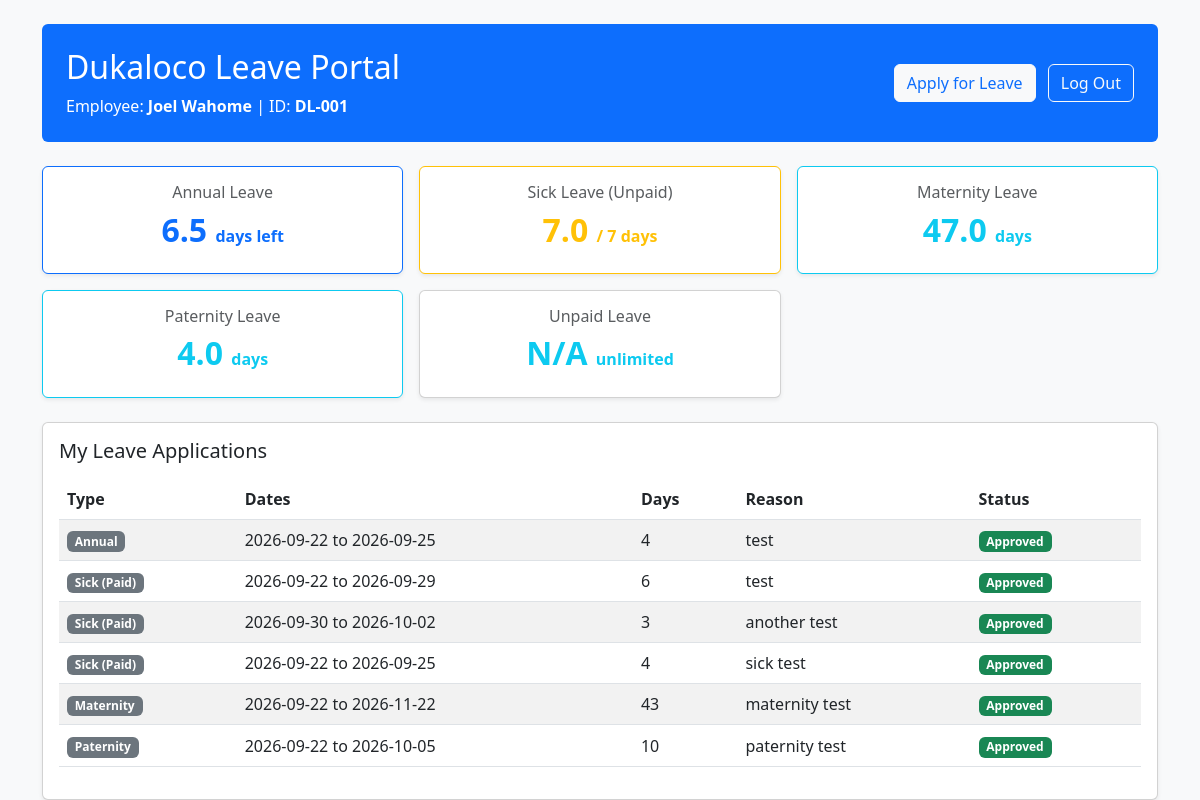
/dashboard (signed in), run on the app's committed database.
### models.py (models this page shows)
class User(UserMixin, db.Model):
    __tablename__ = 'users'
    id = db.Column(db.Integer, primary_key=True)
    employee_id = db.Column(db.String(50), unique=True, nullable=False)
    full_name = db.Column(db.String(100), nullable=False)
    email = db.Column(db.String(120), nullable=True)
    password_hash = db.Column(db.String(256), nullable=False)
    company = db.Column(db.String(50), nullable=False)
    role = db.Column(db.String(20), nullable=False, default='employee')
    hire_date = db.Column(db.Date, nullable=False, default=date.today)
    carried_over_leave = db.Column(db.Float, default=0.0)
    sick_leave_paid_balance = db.Column(db.Float, default=7.0)
    sick_leave_unpaid_balance = db.Column(db.Float, default=7.0)
    maternity_leave_balance = db.Column(db.Float, default=90.0)
    paternity_leave_balance = db.Column(db.Float, default=14.0)
    leave_requests = db.relationship('LeaveRequest', backref='applicant', lazy=True)
    work_saturdays = db.Column(db.Boolean, default=False)
    @property
    def current_annual_leave_balance(self):
        today = date.today()
        hire = self.hire_date if self.hire_date else today
        months_worked = (today.year - hire.year) * 12 + (today.month - hire.month)
        months_worked = max(0, months_worked)
        carried = self.carried_over_leave if self.carried_over_leave is not None else 0.0
        total_accrued = min(21.0, round(months_worked * 1.75, 2)) + carried
        approved_taken = sum(
            req.total_days for req in self.leave_requests
            if req.leave_type == 'Annual' and req.status == 'Approved'
        )
        return max(0.0, round(total_accrued - approved_taken, 2))

class LeaveRequest(db.Model):
    __tablename__ = 'leave_requests'
    id = db.Column(db.Integer, primary_key=True)
    user_id = db.Column(db.Integer, db.ForeignKey('users.id'), nullable=False)
    leave_type = db.Column(db.String(50), nullable=False)
    start_date = db.Column(db.Date, nullable=False)
    end_date = db.Column(db.Date, nullable=False)
    total_days = db.Column(db.Integer, nullable=False)
    reason = db.Column(db.String(255), nullable=False)
    status = db.Column(db.String(20), nullable=False, default='Pending')
    applied_on = db.Column(db.DateTime, default=lambda: datetime.now(timezone.utc))
    manager_remarks = db.Column(db.String(255), nullable=True)

### app.py (the view)
@app.route('/dashboard')
@login_required
def dashboard():
    if current_user.role == 'manager':
        return redirect(url_for('manager_dashboard'))
    if current_user.company == 'Dukaloco':
        return render_template('dukaloco_dashboard.html', user=current_user)
    elif current_user.company == 'KP':
        return render_template('kp_dashboard.html', user=current_user)
    else:
        return 'Invalid company association.', 400

### app.py (called while the page is built)
@login_manager.user_loader
def load_user(user_id):
    return User.query.get(int(user_id))

### templates/dukaloco_dashboard.html (shortened to what this page needs)
<!DOCTYPE html>
<html lang="en">
<head>
    <link rel="stylesheet" href="https://cdn.jsdelivr.net/npm/bootstrap@5.3.0/dist/css/bootstrap.min.css">
</head>
<body class="bg-light">
<div class="container mt-4">
    <div class="p-4 mb-4 bg-primary text-white rounded d-flex justify-content-between align-items-center">
        <div>
            <h2>Dukaloco Leave Portal</h2>
            <p class="mb-0">Employee: <strong>{{ user.full_name }}</strong> | ID: <strong>{{ user.employee_id }}</strong></p>
        </div>
        <div>
            <a href="{{ url_for('apply_leave') }}" class="btn btn-light text-primary me-2">Apply for Leave</a>
            <a href="{{ url_for('logout') }}" class="btn btn-outline-light">Log Out</a>
        </div>
    </div>
    <div class="row g-3 mb-4">
        <div class="col-md-4">
            <div class="card border-primary shadow-sm text-center">
                <div class="card-body">
                    <h6 class="text-muted">Annual Leave</h6>
                    <h2 class="text-primary fw-bold">{{ current_user.current_annual_leave_balance }} <small class="fs-6">days left</small></h2>
                </div>
            </div>
        </div>
        <div class="col-md-4">
            <div class="card border-warning shadow-sm text-center">
                <div class="card-body">
                    <h6 class="text-muted">Sick Leave (Unpaid)</h6>
                    <h2 class="text-warning fw-bold">{{ user.sick_leave_unpaid_balance }} <small class="fs-6">/ 7 days</small></h2>
                </div>
            </div>
        </div>
        <div class="col-md-4">
            <div class="card border-info shadow-sm text-center">
                <div class="card-body">
                    <h6 class="text-muted">Maternity Leave</h6>
                    <h2 class="text-info fw-bold">{{ user.maternity_leave_balance }} <small class="fs-6">days</small></h2>
                </div>
            </div>
        </div>
        <div class="col-md-4">
            <div class="card border-info shadow-sm text-center">
                <div class="card-body">
                    <h6 class="text-muted">Paternity Leave</h6>
                    <h2 class="text-info fw-bold">{{ user.paternity_leave_balance }} <small class="fs-6">days</small></h2>
                </div>
            </div>
        </div>
        <div class="col-md-4">
            <div class="card boarder-info shadow-sm text-center">
                <div class="card-body">
                    <h6 class="text-muted">Unpaid Leave</h6>
                    <h2 class="text-info fw-bold">N/A <small class="fs-6">unlimited</small></h2>
                </div>
            </div>
        </div>
    </div>
    <div class="card shadow-sm p-3">
        <h5 class="mb-3">My Leave Applications</h5>
        <div class="table-responsive">
            <table class="table table-striped align-middle">
                <thead>
                    <tr>
                        <th>Type</th>
                        <th>Dates</th>
                        <th>Days</th>
                        <th>Reason</th>
                        <th>Status</th>
                    </tr>
                </thead>
                <tbody>
                    {% for req in user.leave_requests %}
                    <tr>
                        <td><span class="badge bg-secondary">{{ req.leave_type }}</span></td>
                        <td>{{ req.start_date.strftime('%Y-%m-%d') }} to {{ req.end_date.strftime('%Y-%m-%d') }}</td>
                        <td>{{ req.total_days }}</td>
                        <td>{{ req.reason }}</td>
                        <td>
                            {% if req.status == 'Approved' %}
                                <span class="badge bg-success">Approved</span>
                            {% elif req.status == 'Rejected' %}
                                <span class="badge bg-danger">Rejected</span>
                            {% else %}
                                <span class="badge bg-warning text-dark">Pending</span>
                            {% endif %}
                        </td>
                    </tr>
                    {% else %}
                    <tr>
                        <td colspan="5" class="text-center text-muted">No leave requests submitted yet.</td>
                    </tr>
                    {% endfor %}
                </tbody>
            </table>
        </div>
    </div>
</div>
</body>
</html>

### data on the page
User: full_name "Joel Wahome", employee_id "DL-001", current_annual_leave_balance "6.5", sick_leave_unpaid_balance "7.0", maternity_leave_balance "47.0", paternity_leave_balance "4.0"
LeaveRequest: leave_type "Annual", start_date "2026-09-22", end_date "2026-09-25", total_days "4", reason "test", shows "Approved"
LeaveRequest: leave_type "Sick (Paid)", start_date "2026-09-22", end_date "2026-09-29", total_days "6", reason "test", status "Approved"
LeaveRequest: leave_type "Sick (Paid)", start_date "2026-09-30", end_date "2026-10-02", total_days "3", reason "another test", status "Approved"
LeaveRequest: leave_type "Sick (Paid)", start_date "2026-09-22", end_date "2026-09-25", total_days "4", reason "sick test", status "Approved"
LeaveRequest: leave_type "Maternity", start_date "2026-09-22", end_date "2026-11-22", total_days "43", reason "maternity test", status "Approved"
LeaveRequest: leave_type "Paternity", start_date "2026-09-22", end_date "2026-10-05", total_days "10", reason "paternity test", status "Approved"
